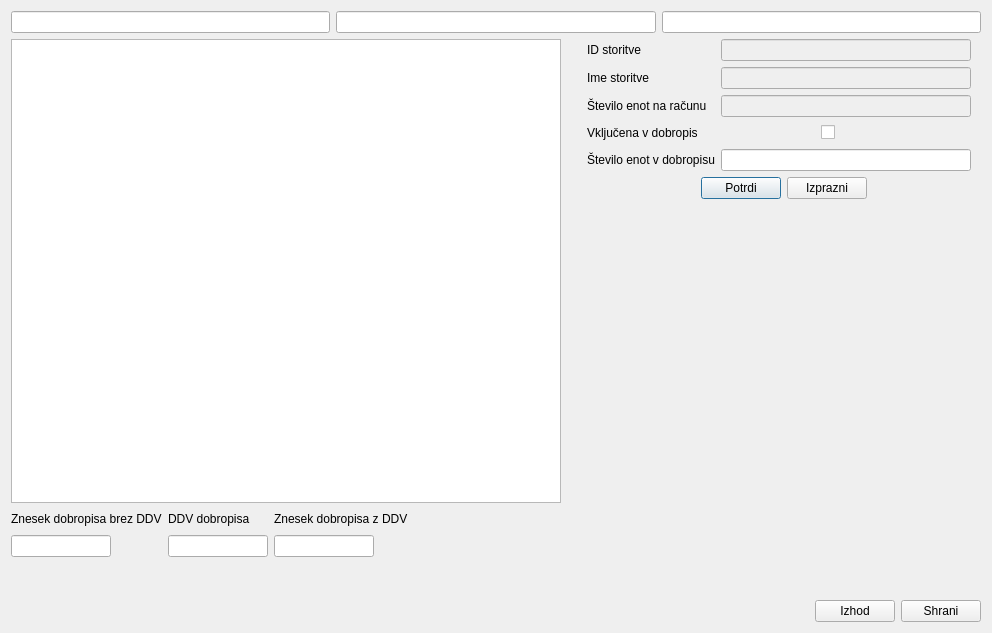
<?xml version="1.0" encoding="UTF-8"?>
<ui version="4.0">
 <class>dobropis</class>
 <widget class="QDialog" name="dobropis">
  <property name="geometry">
   <rect>
    <x>0</x>
    <y>0</y>
    <width>992</width>
    <height>633</height>
   </rect>
  </property>
  <property name="windowTitle">
   <string>Dobropis</string>
  </property>
  <layout class="QVBoxLayout" name="verticalLayout_2">
   <item>
    <layout class="QGridLayout" name="gridLayout">
     <item row="0" column="2">
      <widget class="QLineEdit" name="txt_id_racuna"/>
     </item>
     <item row="0" column="1">
      <widget class="QLineEdit" name="txt_id_projekt"/>
     </item>
     <item row="0" column="0">
      <widget class="QLineEdit" name="txt_id_stranka"/>
     </item>
    </layout>
   </item>
   <item>
    <layout class="QHBoxLayout" name="horizontalLayout_4">
     <item>
      <widget class="QTableWidget" name="tbl_storitve">
       <property name="minimumSize">
        <size>
         <width>550</width>
         <height>400</height>
        </size>
       </property>
       <property name="editTriggers">
        <set>QAbstractItemView::NoEditTriggers</set>
       </property>
       <property name="selectionMode">
        <enum>QAbstractItemView::SingleSelection</enum>
       </property>
       <property name="selectionBehavior">
        <enum>QAbstractItemView::SelectRows</enum>
       </property>
      </widget>
     </item>
     <item>
      <spacer name="horizontalSpacer_7">
       <property name="orientation">
        <enum>Qt::Horizontal</enum>
       </property>
       <property name="sizeType">
        <enum>QSizePolicy::Fixed</enum>
       </property>
       <property name="sizeHint" stdset="0">
        <size>
         <width>20</width>
         <height>20</height>
        </size>
       </property>
      </spacer>
     </item>
     <item>
      <layout class="QVBoxLayout" name="verticalLayout">
       <property name="sizeConstraint">
        <enum>QLayout::SetFixedSize</enum>
       </property>
       <item>
        <layout class="QFormLayout" name="formLayout">
         <item row="0" column="0">
          <widget class="QLabel" name="label_5">
           <property name="text">
            <string>ID storitve</string>
           </property>
          </widget>
         </item>
         <item row="1" column="0">
          <widget class="QLabel" name="label_8">
           <property name="text">
            <string>Ime storitve</string>
           </property>
          </widget>
         </item>
         <item row="3" column="0">
          <widget class="QLabel" name="label_6">
           <property name="text">
            <string>Vključena v dobropis</string>
           </property>
          </widget>
         </item>
         <item row="5" column="0">
          <widget class="QLabel" name="label_7">
           <property name="text">
            <string>Število enot v dobropisu</string>
           </property>
          </widget>
         </item>
         <item row="0" column="1">
          <widget class="QLineEdit" name="txt_id_storitve">
           <property name="enabled">
            <bool>false</bool>
           </property>
           <property name="minimumSize">
            <size>
             <width>250</width>
             <height>0</height>
            </size>
           </property>
           <property name="maximumSize">
            <size>
             <width>250</width>
             <height>16777215</height>
            </size>
           </property>
          </widget>
         </item>
         <item row="1" column="1">
          <widget class="QLineEdit" name="txt_ime_storitve">
           <property name="enabled">
            <bool>false</bool>
           </property>
           <property name="minimumSize">
            <size>
             <width>250</width>
             <height>0</height>
            </size>
           </property>
           <property name="maximumSize">
            <size>
             <width>250</width>
             <height>16777215</height>
            </size>
           </property>
          </widget>
         </item>
         <item row="5" column="1">
          <widget class="QLineEdit" name="txt_st_enot_na_dobropisu">
           <property name="minimumSize">
            <size>
             <width>250</width>
             <height>0</height>
            </size>
           </property>
           <property name="maximumSize">
            <size>
             <width>250</width>
             <height>16777215</height>
            </size>
           </property>
          </widget>
         </item>
         <item row="3" column="1">
          <layout class="QHBoxLayout" name="horizontalLayout_2">
           <property name="sizeConstraint">
            <enum>QLayout::SetFixedSize</enum>
           </property>
           <item>
            <spacer name="horizontalSpacer_3">
             <property name="orientation">
              <enum>Qt::Horizontal</enum>
             </property>
             <property name="sizeType">
              <enum>QSizePolicy::Fixed</enum>
             </property>
             <property name="sizeHint" stdset="0">
              <size>
               <width>100</width>
               <height>20</height>
              </size>
             </property>
            </spacer>
           </item>
           <item>
            <widget class="QCheckBox" name="cb_aktivirana">
             <property name="minimumSize">
              <size>
               <width>25</width>
               <height>0</height>
              </size>
             </property>
             <property name="maximumSize">
              <size>
               <width>25</width>
               <height>16777215</height>
              </size>
             </property>
             <property name="text">
              <string/>
             </property>
            </widget>
           </item>
           <item>
            <spacer name="horizontalSpacer_4">
             <property name="orientation">
              <enum>Qt::Horizontal</enum>
             </property>
             <property name="sizeType">
              <enum>QSizePolicy::Fixed</enum>
             </property>
             <property name="sizeHint" stdset="0">
              <size>
               <width>100</width>
               <height>20</height>
              </size>
             </property>
            </spacer>
           </item>
          </layout>
         </item>
         <item row="2" column="1">
          <widget class="QLineEdit" name="txt_st_enot_na_racunu">
           <property name="enabled">
            <bool>false</bool>
           </property>
           <property name="minimumSize">
            <size>
             <width>250</width>
             <height>0</height>
            </size>
           </property>
           <property name="maximumSize">
            <size>
             <width>250</width>
             <height>16777215</height>
            </size>
           </property>
          </widget>
         </item>
         <item row="2" column="0">
          <widget class="QLabel" name="label_9">
           <property name="text">
            <string>Število enot na računu</string>
           </property>
          </widget>
         </item>
        </layout>
       </item>
       <item>
        <layout class="QHBoxLayout" name="horizontalLayout_3">
         <item>
          <spacer name="horizontalSpacer_5">
           <property name="orientation">
            <enum>Qt::Horizontal</enum>
           </property>
           <property name="sizeHint" stdset="0">
            <size>
             <width>40</width>
             <height>20</height>
            </size>
           </property>
          </spacer>
         </item>
         <item>
          <widget class="QPushButton" name="btn_potrdi">
           <property name="text">
            <string>Potrdi</string>
           </property>
          </widget>
         </item>
         <item>
          <widget class="QPushButton" name="btn_izprazni">
           <property name="text">
            <string>Izprazni</string>
           </property>
          </widget>
         </item>
         <item>
          <spacer name="horizontalSpacer_6">
           <property name="orientation">
            <enum>Qt::Horizontal</enum>
           </property>
           <property name="sizeHint" stdset="0">
            <size>
             <width>40</width>
             <height>20</height>
            </size>
           </property>
          </spacer>
         </item>
        </layout>
       </item>
       <item>
        <spacer name="verticalSpacer">
         <property name="orientation">
          <enum>Qt::Vertical</enum>
         </property>
         <property name="sizeHint" stdset="0">
          <size>
           <width>20</width>
           <height>40</height>
          </size>
         </property>
        </spacer>
       </item>
      </layout>
     </item>
    </layout>
   </item>
   <item>
    <layout class="QGridLayout" name="gridLayout_2">
     <item row="1" column="2">
      <widget class="QLineEdit" name="txt_znesek_z_ddv">
       <property name="minimumSize">
        <size>
         <width>100</width>
         <height>0</height>
        </size>
       </property>
       <property name="maximumSize">
        <size>
         <width>100</width>
         <height>16777215</height>
        </size>
       </property>
       <property name="alignment">
        <set>Qt::AlignCenter</set>
       </property>
      </widget>
     </item>
     <item row="1" column="1">
      <widget class="QLineEdit" name="txt_znesek_ddv">
       <property name="minimumSize">
        <size>
         <width>100</width>
         <height>0</height>
        </size>
       </property>
       <property name="maximumSize">
        <size>
         <width>100</width>
         <height>16777215</height>
        </size>
       </property>
       <property name="alignment">
        <set>Qt::AlignCenter</set>
       </property>
      </widget>
     </item>
     <item row="0" column="0">
      <widget class="QLabel" name="label_10">
       <property name="text">
        <string>Znesek dobropisa brez DDV</string>
       </property>
      </widget>
     </item>
     <item row="1" column="0">
      <widget class="QLineEdit" name="txt_znesek_brez_ddv">
       <property name="minimumSize">
        <size>
         <width>100</width>
         <height>0</height>
        </size>
       </property>
       <property name="maximumSize">
        <size>
         <width>100</width>
         <height>16777215</height>
        </size>
       </property>
       <property name="alignment">
        <set>Qt::AlignCenter</set>
       </property>
      </widget>
     </item>
     <item row="0" column="1">
      <widget class="QLabel" name="label_11">
       <property name="text">
        <string>DDV dobropisa</string>
       </property>
      </widget>
     </item>
     <item row="0" column="2">
      <widget class="QLabel" name="label_12">
       <property name="text">
        <string>Znesek dobropisa z DDV</string>
       </property>
      </widget>
     </item>
     <item row="0" column="3">
      <spacer name="horizontalSpacer_8">
       <property name="orientation">
        <enum>Qt::Horizontal</enum>
       </property>
       <property name="sizeHint" stdset="0">
        <size>
         <width>40</width>
         <height>20</height>
        </size>
       </property>
      </spacer>
     </item>
    </layout>
   </item>
   <item>
    <spacer name="verticalSpacer_2">
     <property name="orientation">
      <enum>Qt::Vertical</enum>
     </property>
     <property name="sizeType">
      <enum>QSizePolicy::Maximum</enum>
     </property>
     <property name="sizeHint" stdset="0">
      <size>
       <width>20</width>
       <height>37</height>
      </size>
     </property>
    </spacer>
   </item>
   <item>
    <layout class="QHBoxLayout" name="horizontalLayout">
     <item>
      <spacer name="horizontalSpacer_2">
       <property name="orientation">
        <enum>Qt::Horizontal</enum>
       </property>
       <property name="sizeHint" stdset="0">
        <size>
         <width>40</width>
         <height>20</height>
        </size>
       </property>
      </spacer>
     </item>
     <item>
      <widget class="QPushButton" name="btn_izhod">
       <property name="text">
        <string>Izhod</string>
       </property>
      </widget>
     </item>
     <item>
      <widget class="QPushButton" name="btn_shrani">
       <property name="text">
        <string>Shrani</string>
       </property>
      </widget>
     </item>
    </layout>
   </item>
  </layout>
 </widget>
 <resources/>
 <connections/>
</ui>
